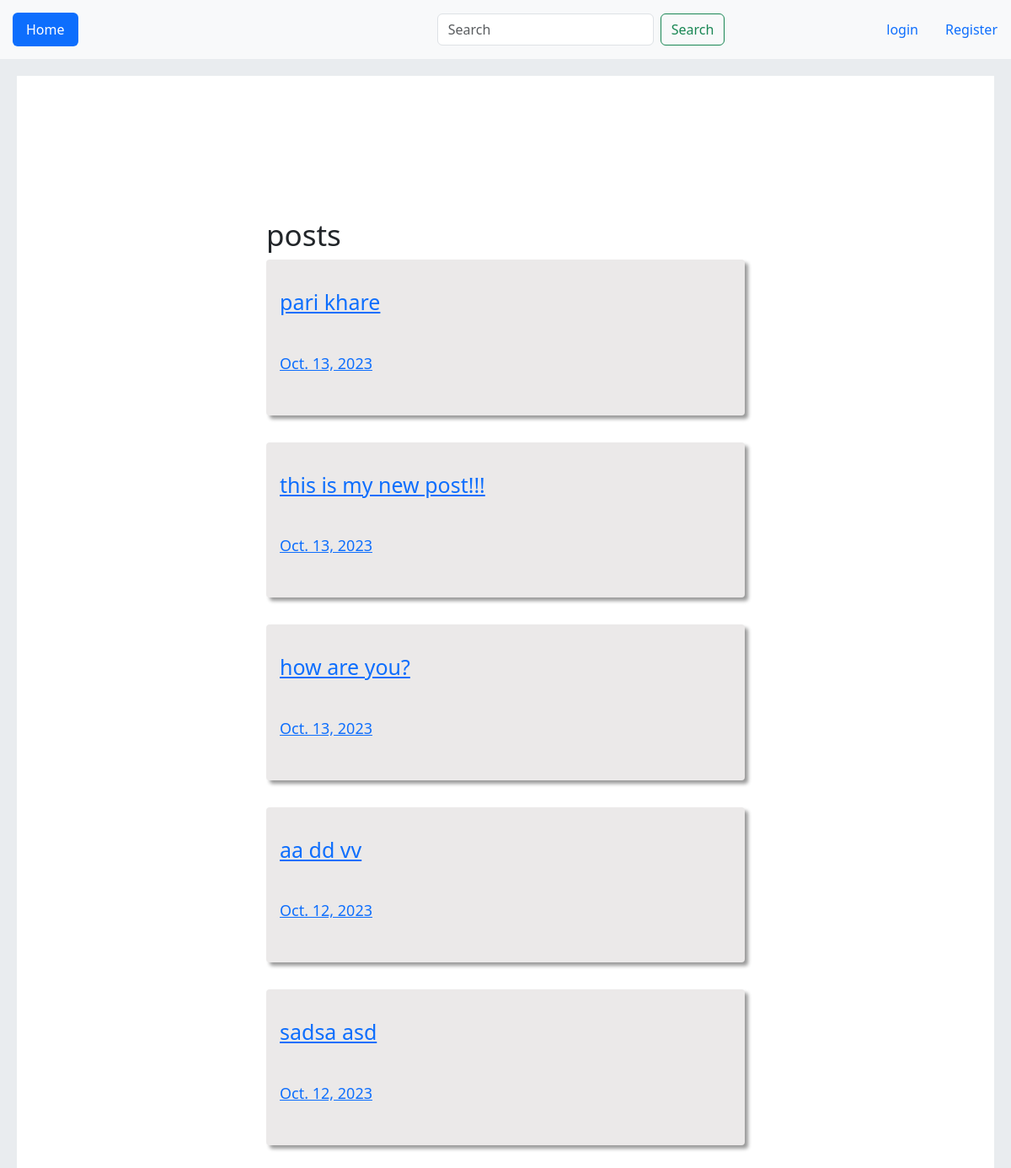
The page / on the database its author committed.
### account/models.py (models this page shows, shortened)
class Post(models.Model):
    user = models.ForeignKey(User, on_delete=models.CASCADE,related_name='posts')
    body = models.TextField()
    slug = models.SlugField()
    created = models.DateTimeField(auto_now_add=True)
    updated = models.DateTimeField(auto_now=True)
    class Meta:
        ordering = ['-created']
    def get_absolute_url(self):
        return reverse('home:post_detail', args=(self.id, self.slug))

### home/views.py (the view)
# urls.py: path('', views.HomeView.as_view(), name='home'),
class HomeView(View):
    def get(self, request):
        posts = Post.objects.all()
        return render(request, 'home/home.html', {'posts': posts})

### home/templates/home/home.html
{% extends 'base.html' %}
{% block body %}
    <section class="section">
        <div class="content">
            <div class="title">
            <h2 class="title-h2">posts</h2>
        </div>
      {% for post in posts %}
        <div class="content-box">
            <div class="box-post1">
                <a href="{{ post.get_absolute_url }}"><p class="post">{{ post.body|truncatewords:8 }}</p></a>
                <br>
                <a href=""><p class="root">{{ post.updated.date}}</p></a>
            </div>
        </div>
            {% endfor %}
        </div>
    </section>
{% endblock %}

### static/style.css (style rules this page uses)
html, body { height: 100%; }
* { box-sizing: border-box; }
body { margin: 0rem; padding: 0rem; background: #ffffff; }
section { width: 100%; display: block; text-align: center; background: white; padding: .5rem; margin: 0; }
section .title h2 { font-size: 35px; }
section .content { background: white; margin: 10rem 18rem; text-align: left; }
section .content-box { background: rgb(235, 233, 233); box-shadow: 4px 4px 4px rgba(0, 0, 0, .4); border-radius: 4px; }
.box-post1, .box-post2, .box-post3, .box-post4, .box-post5, .box-post6 { margin-bottom: 2rem; padding: 2rem 1rem; }
section .content .post { font-size: 25px; }
section .content .root { font-size: 18px; }

### rows shown on the page
Post: body "pari khare", updated "Oct. 13, 2023"
Post: body "this is my new post!!!", updated "Oct. 13, 2023"
Post: body "how are you?", updated "Oct. 13, 2023"
Post: body "aa dd vv", updated "Oct. 12, 2023"
Post: body "sadsa asd", updated "Oct. 12, 2023"
